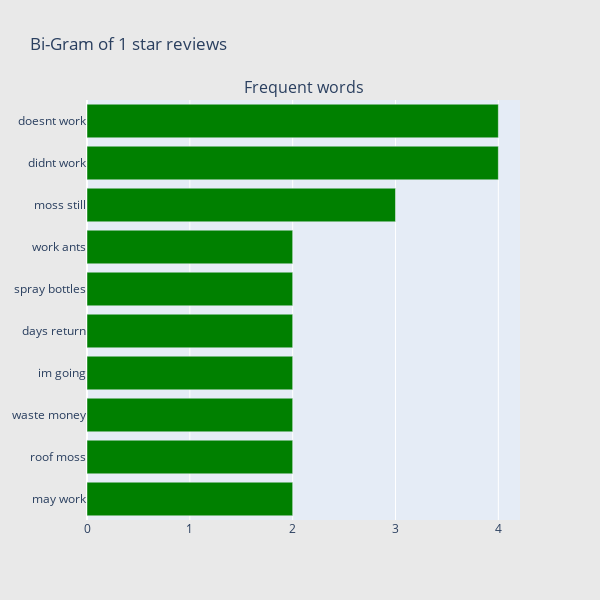

Notebook code for this chart:
### Code cell
## Get the bar chart from 1 rated reviews ##
freq_dict = defaultdict(int)
for sent in df_1["review_lower"]:
    for word in generate_ngrams(sent,2):
        freq_dict[word] += 1
fd_sorted = pd.DataFrame(sorted(freq_dict.items(), key=lambda x: x[1])[::-1])
fd_sorted.columns = ["word", "wordcount"]
trace0 = horizontal_bar_chart(fd_sorted.head(10), 'green')

# Creating two subplots
fig = tools.make_subplots(rows=1, cols=1, vertical_spacing=0.04,
                          subplot_titles=["Frequent words"])
fig.append_trace(trace0, 1, 1)
#fig.append_trace(trace1, 1, 2)
fig['layout'].update(height=600, width=600, paper_bgcolor='rgb(233,233,233)', title="Bi-Gram of 1 star reviews")
py.iplot(fig, filename='word-plots');

### Figure 1 — Plotly figure (JSON) as saved in the notebook; plotly's stock layout.template omitted (floating-point values rounded to 4 significant figures)
{"data": [{"marker": {"color": "green"}, "orientation": "h", "showlegend": false, "type": "bar", "x": [2, 2, 2, 2, 2, 2, 2, 3, 4, 4], "xaxis": "x", "y": ["may work", "roof moss", "waste money", "im going", "days return", "spray bottles", "work ants", "moss still", "didnt work", "doesnt work"], "yaxis": "y"}], "layout": {"annotations": [{"font": {"size": 16}, "showarrow": false, "text": "Frequent words", "x": 0.5, "xanchor": "center", "xref": "paper", "y": 1, "yanchor": "bottom", "yref": "paper"}], "height": 600, "paper_bgcolor": "rgb(233,233,233)", "title": {"text": "Bi-Gram of 1 star reviews"}, "width": 600, "xaxis": {"anchor": "y", "domain": [0, 1]}, "yaxis": {"anchor": "x", "domain": [0, 1]}}}
